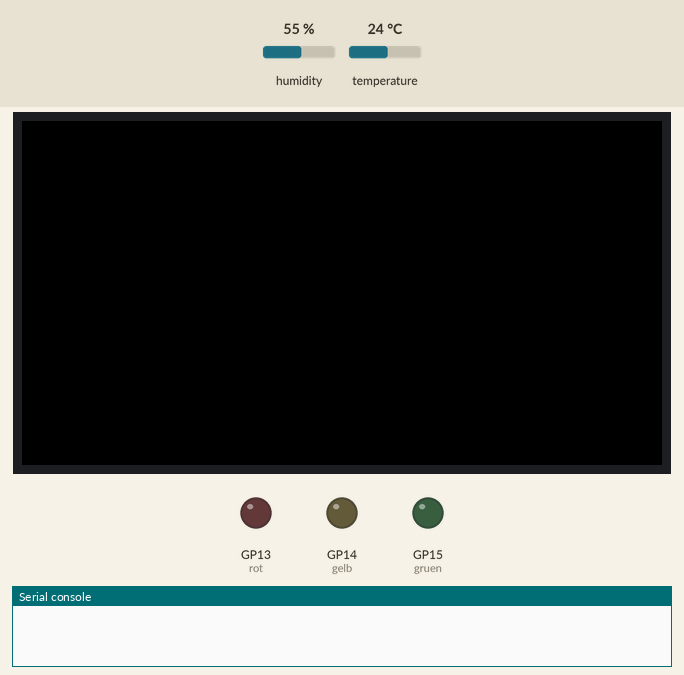
A program run on a simulated Raspberry Pi Pico running MicroPython. Parts: 320×172 colour display, output pins drawn as LEDs (lit = HIGH), the last lines printed to the serial console. Inputs (shaded band) come from the test bench; at power-on: humidity 55 %, temperature 24 °C. Pins used as bus, display or sensor lines are not drawn.

Above: at 0.1 s.
At 0.6 s:
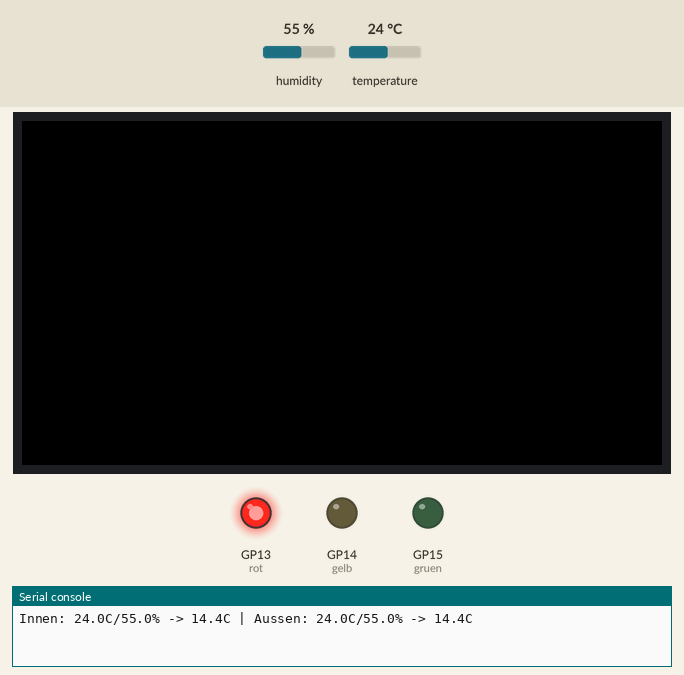
Timing chart, 0 to 2.1 s (numbered marks = the images above):
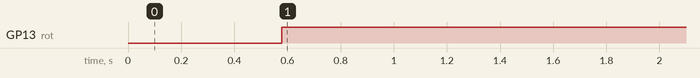

Measured:
- by itself, GP13 (rot): LOW → HIGH at 0.58 s

The program:

main.py
```python
"""Main entry point for the Pico.
Initialises sensors and display and shows dew point information.
"""

import st7789
from machine import I2C, Pin
import time

from config import (
    I2C_SCL,
    I2C_SDA,
    LED_ROT,
    LED_GELB,
    LED_GRUEN,
    INTERVAL,
    DEWPOINT_DELTA,
)
from lib.display_st7789 import init_display
from lib.sensor_aht20 import AHT20
from lib.sensor_bmp280 import BMP280
from lib.sensor_sht41 import SHT41
from lib.dewpoint_calc import dewpoint


def setup():
    i2c = I2C(0, scl=Pin(I2C_SCL), sda=Pin(I2C_SDA), freq=100000)
    sensors = {
        "innen": SHT41(i2c),
        "aussen": AHT20(i2c),
        "druck": BMP280(i2c),
    }
    leds = {
        "rot": Pin(LED_ROT, Pin.OUT),
        "gelb": Pin(LED_GELB, Pin.OUT),
        "gruen": Pin(LED_GRUEN, Pin.OUT),
    }
    display = init_display()
    return sensors, leds, display


def show_status(tft, text, color):
    import vga1_8x8 as font
    tft.fill(color)
    tft.text(font, text, 10, 10, st7789.WHITE)


def main():
    sensors, leds, tft = setup()
    while True:
        innen_t, innen_rh = sensors["innen"].measurements
        aussen_t = sensors["aussen"].temperature
        aussen_rh = sensors["aussen"].relative_humidity
        tp_in = dewpoint(innen_t, innen_rh)
        tp_out = dewpoint(aussen_t, aussen_rh)

        for pin in leds.values():
            pin.off()

        if tp_out < tp_in - DEWPOINT_DELTA:
            leds["gruen"].on()
        elif tp_out >= tp_in:
            leds["rot"].on()
        else:
            leds["gelb"].on()

        print(
            f"Innen: {innen_t:.1f}C/{innen_rh:.1f}% -> {tp_in:.1f}C | "
            f"Aussen: {aussen_t:.1f}C/{aussen_rh:.1f}% -> {tp_out:.1f}C"
        )
        time.sleep(INTERVAL)


if __name__ == "__main__":
    main()
```

config.py
```python
# Configuration for Raspberry Pi Pico 2 dew point monitor
# Pin layout and calibration constants

# I2C pins
I2C_SDA = 0
I2C_SCL = 1

# Sensor addresses
AHT20_ADDR = 0x38
BMP280_ADDR = 0x76
SHT41_ADDR = 0x44

# LED pins
LED_ROT = 13
LED_GELB = 14
LED_GRUEN = 15

# ST7789 display SPI pins
LCD_CS = 17
LCD_DC = 16
LCD_RST = 20
LCD_BL = 21
SPI_SCK = 18
SPI_MOSI = 19

# Display geometry
TFT_WIDTH = 172
TFT_HEIGHT = 320
ROTATION = 3

# Measurement interval in seconds
INTERVAL = 900

# Allowed difference between indoor and outdoor dew point
DEWPOINT_DELTA = 2.0
```

display_st7789.py
```python
"""Helper for initializing the Waveshare 1.47 inch ST7789 display."""

from machine import Pin, SPI
import st7789
from config import SPI_SCK, SPI_MOSI, LCD_DC, LCD_CS, LCD_RST, LCD_BL, TFT_WIDTH, TFT_HEIGHT, ROTATION


def init_display():
    spi = SPI(0, baudrate=30_000_000, sck=Pin(SPI_SCK), mosi=Pin(SPI_MOSI))
    tft = st7789.ST7789(
        spi, TFT_WIDTH, TFT_HEIGHT,
        reset=Pin(LCD_RST, Pin.OUT),
        dc=Pin(LCD_DC, Pin.OUT),
        cs=Pin(LCD_CS, Pin.OUT),
        rotation=ROTATION,
    )
    tft.init()
    Pin(LCD_BL, Pin.OUT).on()
    return tft
```

sensor_aht20.py
```python
"""Thin wrapper around the AHT20 sensor driver."""

import ahtx0

class AHT20(ahtx0.AHT20):
    def __init__(self, i2c, address=0x38):
        super().__init__(i2c, address=address)
```

sensor_bmp280.py
```python
"""BMP280 sensor helper."""

import bmp280

class BMP280(bmp280.BMP280):
    def __init__(self, i2c, addr=0x76):
        super().__init__(i2c, addr=addr)
```

sensor_sht41.py
```python
"""SHT41 sensor helper."""

import sht4x

class SHT41(sht4x.SHT4x):
    def __init__(self, i2c, address=0x44):
        super().__init__(i2c, address=address)
```

dewpoint_calc.py
```python
"""Utility to calculate the dew point."""

import math

def dewpoint(temp_c, humidity):
    """Return dew point in Celsius for given temperature and relative humidity."""
    a, b = 17.27, 237.7
    alpha = ((a * temp_c) / (b + temp_c)) + math.log(humidity / 100.0)
    return (b * alpha) / (a - alpha)
```

boot.py
```python
"""Boot-time hardware initialisation."""

from machine import Pin
from config import LCD_BL

# Disable backlight during boot to avoid flicker
Pin(LCD_BL, Pin.OUT).off()
```
